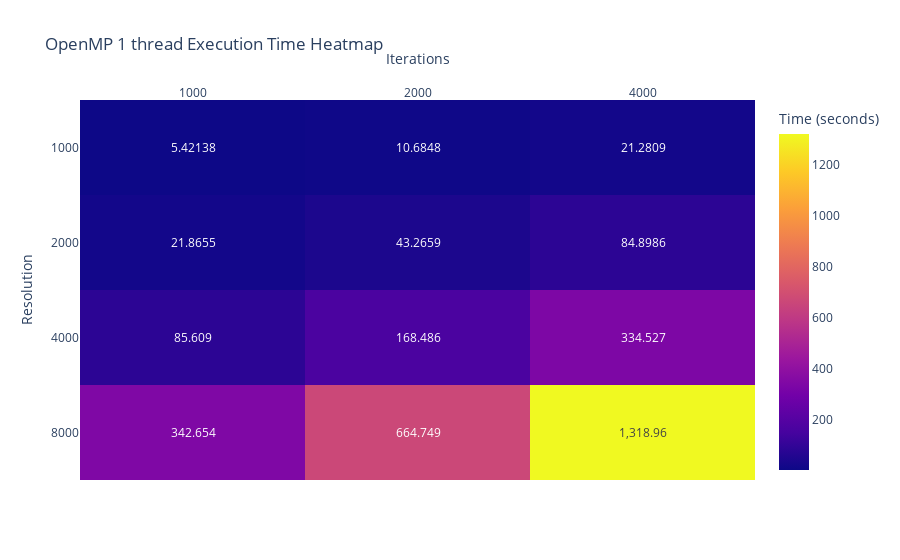

The notebook cell saved with this chart:
### Code cell
# Filter for Sequential implementation
thread_1_df = df_openmp[df_openmp['Threads'] == 1].copy()
# Pivot the dataframe
melted_df = thread_1_df[["Resolution", "Iterations"]].astype(str)
melted_df["Time (seconds)"] = thread_1_df["Time (seconds)"]
heatmap_df_openmp = melted_df.pivot(index='Resolution', columns='Iterations', values='Time (seconds)')

# Create heatmap with Plotly
fig = px.imshow(
    heatmap_df_openmp,
    labels=dict(x="Iterations", y="Resolution", color="Time (seconds)"),
    title="OpenMP 1 thread Execution Time Heatmap",
    aspect="auto",
    text_auto=True,
)
fig.update_xaxes(side="top")
fig.show()

### Figure 1 — Plotly figure (JSON) as saved in the notebook; plotly's stock layout.template omitted (floating-point values rounded to 4 significant figures)
{"data": [{"coloraxis": "coloraxis", "hovertemplate": "Iterations: %{x}<br>Resolution: %{y}<br>Time (seconds): %{z}<extra></extra>", "name": "0", "texttemplate": "%{z}", "type": "heatmap", "x": ["1000", "2000", "4000"], "xaxis": "x", "y": ["1000", "2000", "4000", "8000"], "yaxis": "y", "z": [[5.421, 10.68, 21.28], [21.87, 43.27, 84.9], [85.61, 168.5, 334.5], [342.7, 664.7, 1319.0]]}], "layout": {"coloraxis": {"colorbar": {"title": {"text": "Time (seconds)"}}, "colorscale": [[0, "#0d0887"], [0.1111, "#46039f"], [0.2222, "#7201a8"], [0.3333, "#9c179e"], [0.4444, "#bd3786"], [0.5556, "#d8576b"], [0.6667, "#ed7953"], [0.7778, "#fb9f3a"], [0.8889, "#fdca26"], [1, "#f0f921"]]}, "title": {"text": "OpenMP 1 thread Execution Time Heatmap"}, "xaxis": {"anchor": "y", "domain": [0, 1], "side": "top", "title": {"text": "Iterations"}}, "yaxis": {"anchor": "x", "autorange": "reversed", "domain": [0, 1], "title": {"text": "Resolution"}}}}
